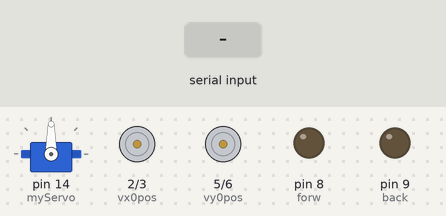
The sketch below on a simulated Arduino Uno, built with avr-gcc and run on an emulated ATmega328P. Shown: servo, motor-driver pin pairs drawn as motors (green arrow = first pin HIGH = forward, orange = second pin HIGH = backward, longer = more drive), output pins drawn as LEDs (lit = HIGH). The inputs (shaded band) are chosen by the test bench.

Above: at 1.2 s.
1.3 s: "0\n" received over Serial
At 2.5 s:
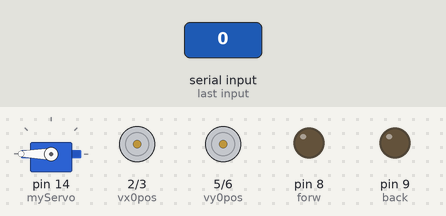
2.8 s: "1\n" received over Serial
At 3.8 s:
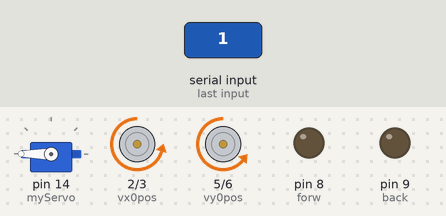
4.3 s: "200\n" received over Serial
At 5.0 s:
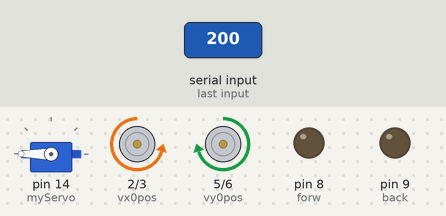
5.8 s: "0\n" received over Serial
At 6.1 s:
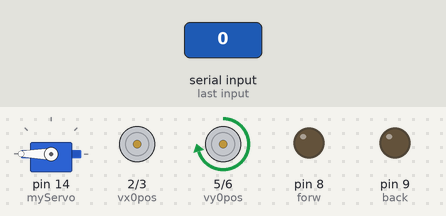
Timing chart, 0 to 8.3 s (numbered marks = the images above; inputs shaded):
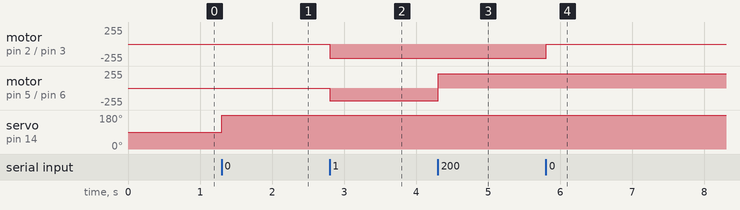

Measured:
- after the input at 1.3 s, servo on pin 14 (myServo): 90° → 180° at once
- after the input at 2.8 s, motor on pin 2 (vx0pos) / pin 3 (vx0neg): stopped → backward 216/255 at once; motor on pin 5 (vy0pos) / pin 6 (vy0neg): stopped → backward 192/255 at once
- after the input at 4.3 s, motor on pin 5 (vy0pos) / pin 6 (vy0neg): backward 192/255 → forward 216/255 at once
- after the input at 5.8 s, motor on pin 2 (vx0pos) / pin 3 (vx0neg): backward 216/255 → stopped at once

The sketch:

arduino.ino
```cpp
/*
  Code Created by: Ish Kadakia
  Date Last Updated:

  This arduino recieves a 6-char string from the serial port, and
  outputs to pins on the arduino.


  The analogWrite of certain pins indicates the power of the throttle
  or rotation, and should connect to an infrared controller of a 3 channel
  helicopter.
*/

// Servo beacuase i dont have enough LEDS
#include <Servo.h>
Servo myServo;

// Pins controlling UP/DOWN
int vx0pos = 2;   //UP
int vx0neg = 3;   //DOWN

// Pins controlling CW/CCW
int vy0pos = 5;   //CW
int vy0neg = 6;   //CCW

// Pins controlling FORWARD/BACKWARDS
int forw   = 8;   //FORWARD
int back   = 9;   //BACK

String str = "";         // a String to hold incoming data
bool stringComplete = false;  // whether the string is complete

void setup() {
  // initialize serial:
  Serial.begin(9600);
  // reserve 200 bytes for the inputString:
  str.reserve(200);

  // Set pinmodes
  pinMode(vx0pos, OUTPUT);
  pinMode(vx0neg, OUTPUT);
  pinMode(vy0pos, OUTPUT);
  pinMode(vy0neg, OUTPUT);
  pinMode(forw, OUTPUT);
  pinMode(back, OUTPUT);

  // Set Servo
  myServo.attach(14);

}

void loop() {
  // print the string when a newline arrives:
  while (!Serial.available()) {} // Do nothing

  while (Serial.available()) {
    // get the new byte:
    char inChar = (char)Serial.read();
    // add it to the input string 'str':
    str += inChar;
    // if the incoming character is a newline
    // set a flag to end reading the string
    if (inChar == '\n') {
      stringComplete = true;
    }
  }
  if (stringComplete) {
    // Uncomment to see the input on the serial monitor
    //Serial.print(str);

    // Sending the info to the arduino's pins

    if (str[0] == '0') { // CW Direction
      analogWrite(vx0pos, (str[1]-'0')*28);
      analogWrite(vx0neg, 0);
    } else if (str[0] == '1') {  // CCW Direction
      analogWrite(vx0neg, (str[1]-'0')*28);
      analogWrite(vx0pos, 0);
    }

    if (str[2] == '0') {  // UP direction
      analogWrite(vy0pos, int(str[3]-'0')*28);
      analogWrite(vy0neg, 0);
    } else if (str[0] == '1') { // DOWN direction
      analogWrite(vy0pos, 0);
      analogWrite(vy0neg, int(str[3]-'0')*28);
    }

    // This was just a servo to test whether the inputs were working
    // Due to lack of equipment the servo was the only thing i had left
    if (str[4] == '1') {
      myServo.write(90);
    } else {
      myServo.write(180);
    }

/*  When I get more LEDS to test the activation of
    if (str[4] == '1') {  // Forward
      digitalWrite(forw, HIGH);
    } else {
      digitalWrite(forw, LOW);
    }
    if (str[5] == '1') {  // Backwards
      digitalWrite(back, HIGH);
    } else{
      digitalWrite(back, LOW);
    }
*/
  // clear the string:
  str = "";
  stringComplete = false;
  }
}
```
